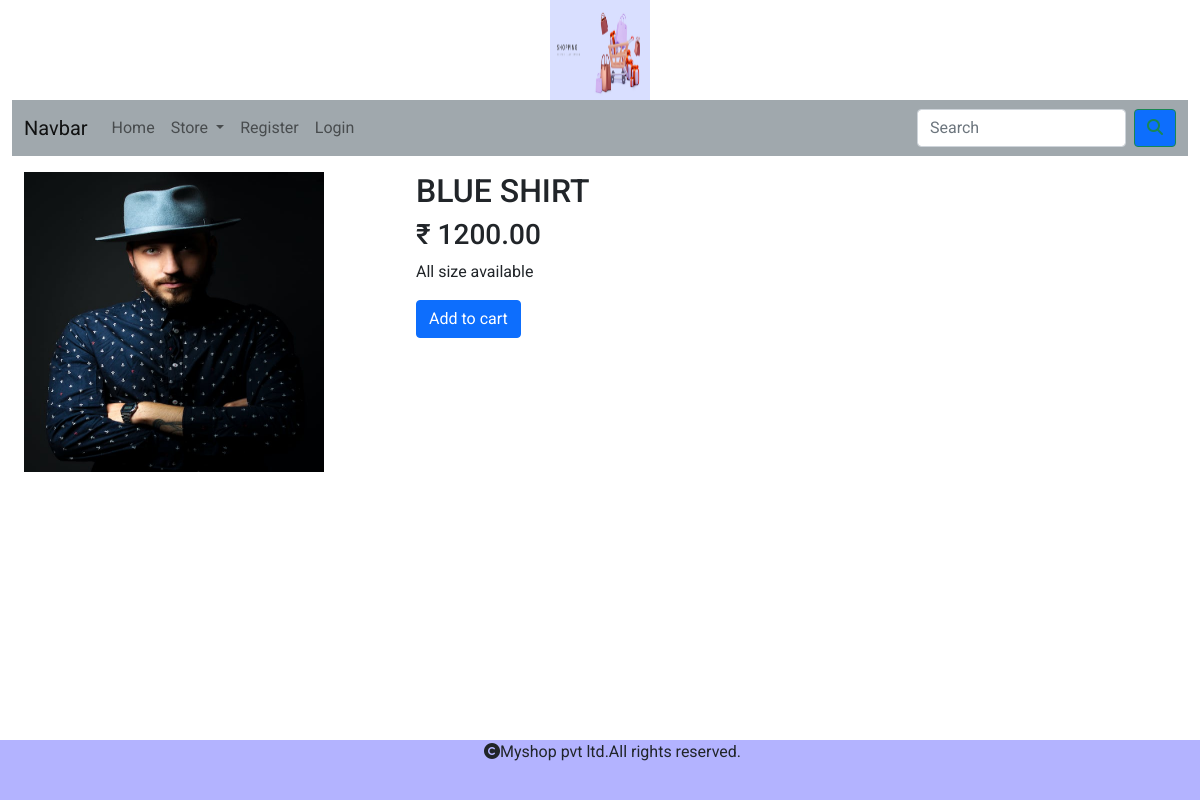
Screenshot of /prodetail/blue-shirt with the database file from the repository.
### shop/models.py (models this page shows, shortened)
class Product(models.Model):
    name = models.CharField(max_length=250, unique=True)
    slug = models.SlugField(max_length=250, unique=True)
    description = models.TextField(blank=True)
    price = models.DecimalField(max_digits=10,decimal_places=2)
    category = models.ForeignKey(Category,on_delete=models.CASCADE)
    image = models.ImageField(upload_to='img/products',null=True,blank=True)
    stock = models.IntegerField()
    available = models.BooleanField(default=True)
    created = models.DateTimeField(auto_now_add=True)
    updated = models.DateTimeField(auto_now=True)

### shop/views.py (the view)
# urls.py: path('prodetail/<slug:pslug>',views.prodetail,name='prodetail'),
def prodetail(request, pslug):
    p = Product.objects.get(slug=pslug)
    return render(request, 'detail.html', {'p': p})

### shop/context_processors.py (called while the page is built)
def menu_links(request):
    links=Category.objects.all()
    return{'links':links}

### templates/detail.html
{% extends 'base.html'%}
{% load static %}
{% block content %}
<div class="container-fluid">
    <div class="row">
        <div class="col-sm-4 mt-3">
            <img src="{{p.image.url}}" style="height:300px; width:300px;" alt="{{p.image.url}}">
        </div>
        <div class="col-sm-8 mt-3 ">
            <h2>{{p.name}}</h2>
            <h3>₹ {{p.price}}</h3>
            <p>{{p.description}}</p>
            {% if p.stock <= 0 %}
            <h2>OUT OF STOCK</h2>
            {% else %}
            <a href="{% url 'cart:add_cart' p.id %}" class="btn btn-primary">Add to cart</a>
            {% endif %}
        </div>
    </div>
</div>
{% endblock %}

### static/css/custom.css (style rules this page uses)
body { font-family: 'Roboto', sans-serif; }

### rows the page displays
Product: image (picture), name "BLUE SHIRT", price "1200.00", description "All size available"
